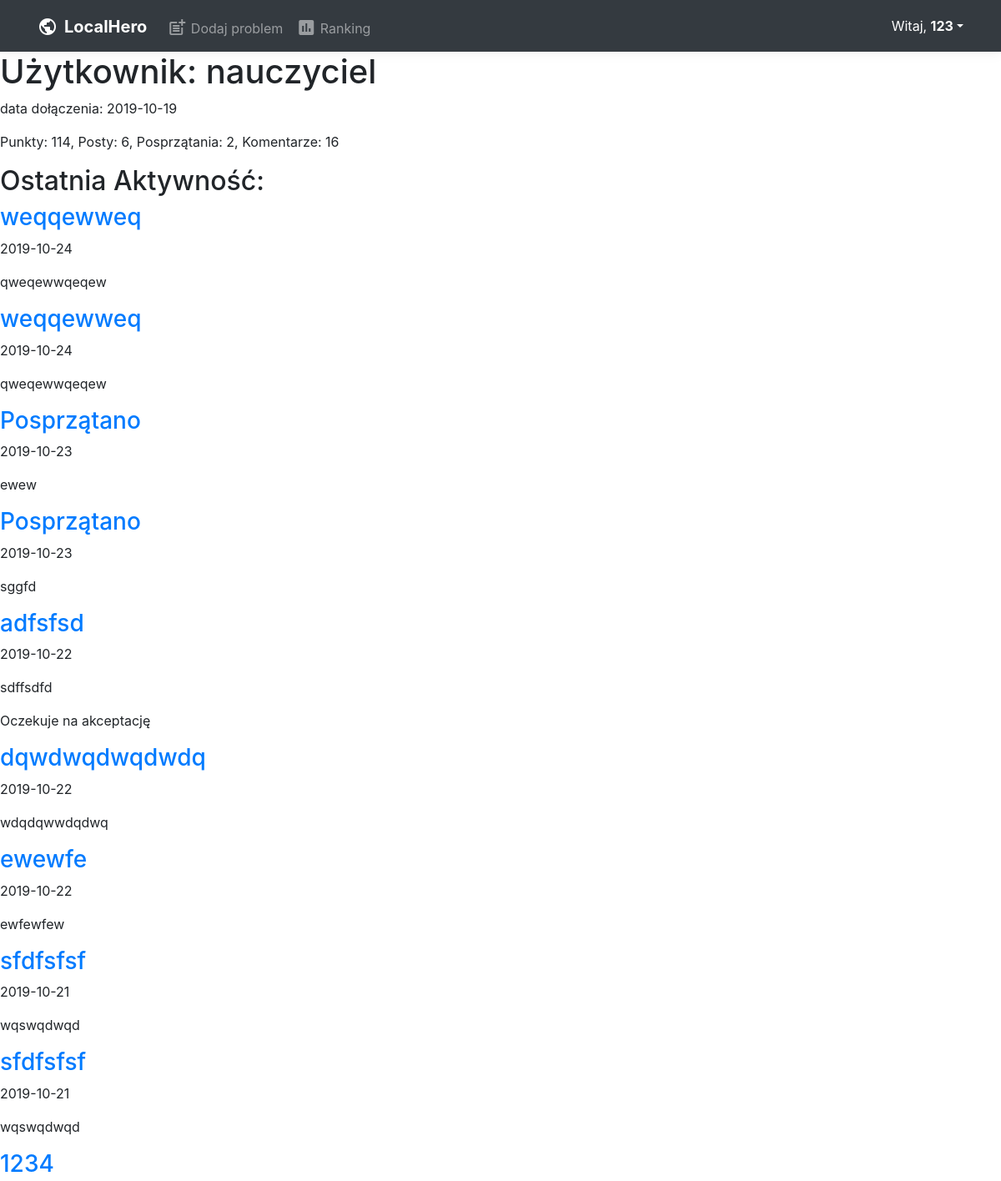
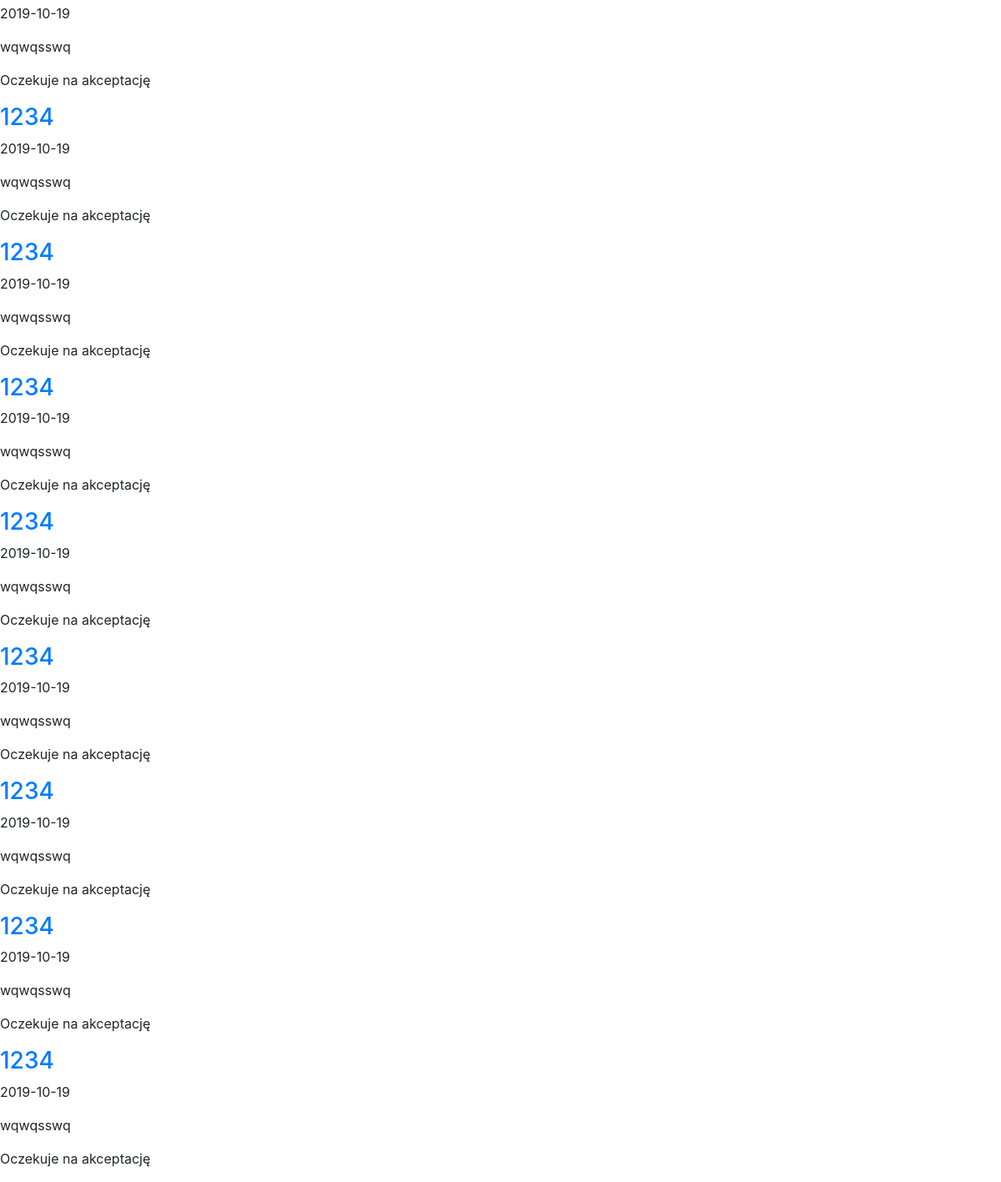
Screenshot of /index.php?page=view_user&user_id=3 (signed in) with the database file from the repository (2 pictures, top to bottom).
### tables this page shows
CREATE TABLE IF NOT EXISTS `user` (
  `id` int(11) NOT NULL AUTO_INCREMENT,
  `login` varchar(100) NOT NULL,
  `password` varchar(64) NOT NULL,
  `e_mail` varchar(100) NOT NULL,
  `date` date NOT NULL,
  `moderator` tinyint(1) NOT NULL DEFAULT '0',
  `status` tinyint(1) NOT NULL,
  PRIMARY KEY (`id`)
);

CREATE TABLE IF NOT EXISTS `post` (
  `id` int(11) NOT NULL AUTO_INCREMENT,
  `id_user` int(11) NOT NULL,
  `title` varchar(400) NOT NULL,
  `description` text NOT NULL,
  `date` date NOT NULL,
  `lat` varchar(30) NOT NULL,
  `lng` varchar(30) NOT NULL,
  `status` enum('waiting','approved','removed','') NOT NULL,
  PRIMARY KEY (`id`),
  KEY `id_user` (`id_user`)
);

CREATE TABLE IF NOT EXISTS `cleaned_up` (
  `id` int(11) NOT NULL AUTO_INCREMENT,
  `id_user` int(11) NOT NULL,
  `description` text NOT NULL,
  `date` date NOT NULL,
  `id_post` int(11) NOT NULL,
  `status` enum('waiting','approved','removed','') NOT NULL,
  PRIMARY KEY (`id`),
  KEY `id_user` (`id_user`),
  KEY `id_post` (`id_post`)
);

### classes.php (called while the page is built, shortened)
<?php
include_once('classes/DBConnect.php');
function classesAutoLoader($className)
{
	if(file_exists('classes/'.$className.'.php'))
	{
		return true;
	}
	else
	{
		return false;
	}
}
?>

### classes/Post.php (called while the page is built, shortened)
<?php
class Post extends DBConnect
{
    public function getUserPosts($user_id, &$start_id, &$table)
    {
        try
        {
            $stmt = $this -> connection -> prepare('SELECT * FROM post WHERE id_user = :id_user ORDER BY id DESC LIMIT 0,20');
            $stmt -> bindParam(':id_user',$user_id,PDO::PARAM_INT);
            $stmt ->execute();
            $this -> resultGetUserPost = true;
        }
        catch(PDOException $e)
		{
			$this -> resultGetUserPost = false;
		}
    }
    public function getUserCleanedUp($user_id, &$start_id, &$table)
    {
        try
        {
            $stmt = $this -> connection -> prepare('SELECT * FROM cleaned_up WHERE id_user = :id_user ORDER BY id DESC LIMIT 0,20');
            $stmt -> bindParam(':id_user',$user_id,PDO::PARAM_INT);
            $stmt ->execute();
			while($row = $stmt -> fetch())
			{
				$table[$start_id] = $row;
				$start_id++;
			}
            $this -> resultGetUserCleanedUp = true;
        }
        catch(PDOException $e)
		{
			$this -> resultGetUserCleanedUp = false;
		}
    }
}

### classes/user.php (called while the page is built, shortened)
<?php
class User extends DBConnect
{
    public function getUser($user_id)
    {
        try
        {
            $stmt = $this -> connection -> prepare('SELECT user.*, COUNT(IF(user_reaction.reaction = 1, 1, NULL)) AS likes, COUNT(IF(user_reaction.reaction = 0, 1, NULL)) AS dislikes
            FROM user, user_reaction WHERE user.id = :id_user ');
            $stmt -> bindParam(':id_user',$user_id,PDO::PARAM_INT);
            $stmt ->execute();
            $this -> getUser = $stmt -> fetch();
        }
        catch(PDOException $e)
		{
			$this -> resultGetUser = false;
		}
    }
    public function getReactionInfo($user_id_to)
    {
        try
        {
            $stmt = $this -> connection -> prepare('SELECT user.id,
            (SELECT COUNT(post.id_user) FROM post WHERE post.id_user = user.id AND post.status="approved") AS posts,
            (SELECT COUNT(cleaned_up.id_user) FROM cleaned_up WHERE cleaned_up.id_user = user.id AND cleaned_up.status="approved") AS cleaned_up,
            (SELECT COUNT(comment.id_user) FROM comment WHERE comment.id_user = user.id AND comment.status=1) AS comments,
            ((SELECT COUNT(post.id_user) FROM post WHERE post.id_user = user.id AND post.status="approved") * 10
            + (SELECT COUNT(cleaned_up.id_user) FROM cleaned_up WHERE cleaned_up.id_user = user.id AND cleaned_up.status="approved") * 10
            + (SELECT COUNT(comment.id_user) FROM comment WHERE comment.id_user = user.id AND comment.status=1)*2
            + (SELECT COUNT(IF(post_reaction.reaction = 1, 1, NULL)) FROM post_reaction, post WHERE post.id_user = user.id AND post.id = post_reaction.id_post AND post.status="approved")
            - (SELECT COUNT(IF(post_reaction.reaction = 0, 1, NULL)) FROM post_reaction, post WHERE post.id_user = user.id AND post.id = post_reaction.id_post AND post.status="approved")
            )
            AS points
            FROM user WHERE user.id = :id_to');
            $stmt -> bindParam(':id_to',$user_id_to,PDO::PARAM_INT);
            $stmt ->execute();
			$this -> reactionInfo = $stmt -> fetch();
            $this -> resultGetReactionInfo = true;
        }
        catch(PDOException $e)
		{
			$this -> resultGetReactionInfo = false;
		}
    }
}
?>

### classes/DBConnect.php (called while the page is built, shortened)
<?php
class DBConnect
{
	private $name_user_db = 'root';
	private $password_user_db = '';
	private $host = '127.0.0.1';
	private $db_name = 'localhero';
	private static $connectionGlobal = false;
	public function __construct()
	{
			if(DBConnect::$connectionGlobal === false)
			{
				try
				{
					DBConnect::$connectionGlobal = new PDO('mysql:host='.$this->host.';dbname='.$this->db_name.';charset=utf8',$this->name_user_db,$this->password_user_db);
				}
				catch(PDOException $e)
				{
					DBConnect::$resultConnectionGlobal = false;
				}
			}
			$this->connection = DBConnect::$connectionGlobal;
	}
}
?>

### admin/functions.php (called while the page is built, shortened)
<?php
function array_orderby()
{
    $args = func_get_args();
    $data = array_shift($args);
    foreach ($args as $n => $field) {
        if (is_string($field)) {
            $tmp = array();
            foreach ($data as $key => $row)
                $tmp[$key] = $row[$field];
            $args[$n] = $tmp;
            }
    }
    $args[] = &$data;
    return array_pop($args);
}
?>

### admin/checking_login.php (called while the page is built, shortened)
<?php
if(isset($_SESSION['signed_in']) && isset($_SESSION['user_id']) && isset($_SESSION['user_login']) && isset($_SESSION['user_mod'])
&& $_SESSION['signed_in'] = true)
{
    $signed_in = true;
    $user_mod = $_SESSION['user_mod'];
}
else
{
    $signed_in = false;
}
?>

### modules/view_user.php (the view, shortened to what this page needs)
<?php
$error = 1;
if((isset($_REQUEST['user_id']) && is_numeric($_REQUEST['user_id']))
or $signed_in)
{
    if(isset($_REQUEST['user_id']))
    {
        $here_user_id = $_REQUEST['user_id'];
    }
    else
    {
        $here_user_id = $user_id;
    }
    $user = new User();
    $post = new Post();
    if($user -> resultConnection && $post -> resultConnection)
    {
        $user -> getUser($here_user_id);
        if($user -> resultGetUser && $user -> getUser['id'] != NULL &&(($signed_in && $user_mod) or $user -> getUser['status'] == 1))
        {
            $start_id = 0;
            $table = array();
            $post -> getUserPosts($here_user_id, $start_id, $table);
            $post -> getUserCleanedUp($here_user_id, $start_id, $table);
                $user -> getReactionInfo($here_user_id);
            if($post -> resultGetUserCleanedUp && $post -> resultGetUserPost && $user -> resultGetReactionInfo)
            {
                $activity = array_orderby($table, 'date', SORT_DESC);
                $error = -1;
            }
        }
    }
}
switch($error)
{
    case -1:
        echo '<h1>Użytkownik: '.$user -> getUser['login'].'</h1>
        <p>data dołączenia: '.$user -> getUser['date'].'</p>
        <p>Punkty: '.$user -> reactionInfo['points'].', Posty: '.$user -> reactionInfo['posts'].', Posprzątania: '.$user -> reactionInfo['cleaned_up'].', Komentarze: '.$user -> reactionInfo['comments'].'</p>';
            echo '
            <h2>Ostatnia Aktywność:</h2>';
            if(isset($activity[0]['id']) && $activity[0]['id'] != NULL)
            {
                foreach($activity as $row)
                {
                    if($row['status'] == 'approved' or ($signed_in && ($user -> getUser['id'] == $user_id or $user_mod)))
                    {
                        echo '<div>
                        <a href="index.php?page=view_post&post_id=';
                        if(isset($row['title']) && $row['title'] != NULL)
                        {
                            echo $row['id'].'">
                            <h3>'.$row['title'].'</h3>';
                        }
                        else
                        {
                            echo $row['id_post'].'">
                            <h3>Posprzątano</h3>';
                        }
                        echo '</a>';
                        echo '<p>'.$row['date'].'</p>
                        <p>'.$row['description'].'</p>';
                        switch($row['status'])
                        {
                            case 'approved':
                                break;
                            case 'waiting':
                                echo '<p>Oczekuje na akceptację</p>';
                                break;
                        }
                        echo '</div>';
                    }
                }
            }
            else
            {
                echo '<p>Brak aktywności.</p>';
            }
        break;
}
?>

### assets/css/main.css (style rules this page uses)
:root { --jumbotron-padding-y: 3rem; }

### rows the page displays
user: login "nauczyciel", date "2019-10-19"
post: title "weqqewweq", date "2019-10-24", description "qweqewwqeqew"
post: title "weqqewweq", date "2019-10-24", description "qweqewwqeqew"
cleaned_up: date "2019-10-23", description "ewew"
cleaned_up: date "2019-10-23", description "sggfd"
post: title "adfsfsd", date "2019-10-22", description "sdffsdfd", status "Oczekuje na akceptację"
post: title "dqwdwqdwqdwdq", date "2019-10-22", description "wdqdqwwdqdwq"
post: title "ewewfe", date "2019-10-22", description "ewfewfew"
post: title "sfdfsfsf", date "2019-10-21", description "wqswqdwqd"
post: title "sfdfsfsf", date "2019-10-21", description "wqswqdwqd"
post: title "1234", date "2019-10-19", description "wqwqsswq", status "Oczekuje na akceptację"
post: title "1234", date "2019-10-19", description "wqwqsswq", status "Oczekuje na akceptację"
post: title "1234", date "2019-10-19", description "wqwqsswq", status "Oczekuje na akceptację"
post: title "1234", date "2019-10-19", description "wqwqsswq", status "Oczekuje na akceptację"
post: title "1234", date "2019-10-19", description "wqwqsswq", status "Oczekuje na akceptację"
post: title "1234", date "2019-10-19", description "wqwqsswq", status "Oczekuje na akceptację"
post: title "1234", date "2019-10-19", description "wqwqsswq", status "Oczekuje na akceptację"
post: title "1234", date "2019-10-19", description "wqwqsswq", status "Oczekuje na akceptację"
post: title "1234", date "2019-10-19", description "wqwqsswq", status "Oczekuje na akceptację"

### other values shown
$user_login "123"
$user -> reactionInfo['points'] "114"
$user -> reactionInfo['posts'] "6"
$user -> reactionInfo['cleaned_up'] "2"
$user -> reactionInfo['comments'] "16"
